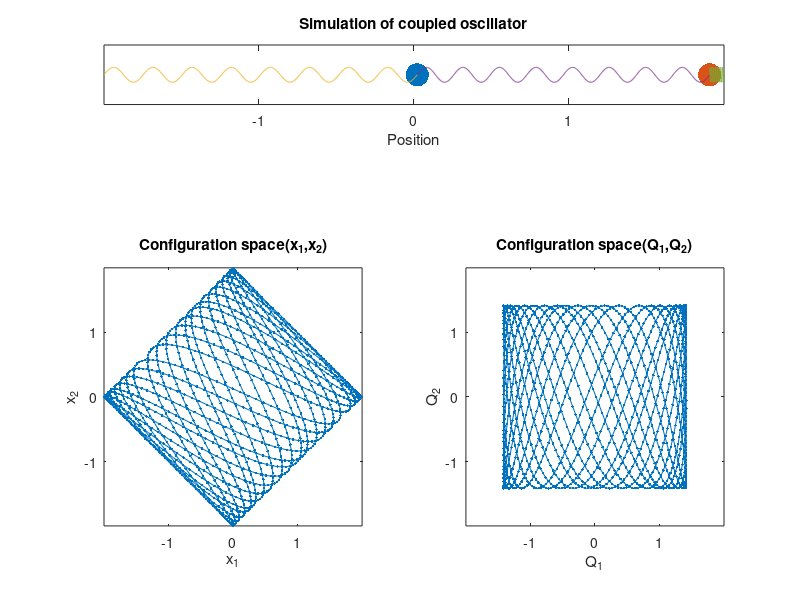

The MATLAB script that drew this image:
m = 1; k1 = 1; k2 = 3; k3 = 1;
epoch = 50; steps = epoch * 30;
tRange = linspace(0, epoch, steps);
x10 = 0; x20 = 2;
A = [(k1 + k2) / m, -k2 / m; -k2 / m, (k3 + k2) / m];
[V, D] = eig(A);
Init = V * [x10; x20];
X10 = Init(1); X20 = Init(2);
Omega1 = sqrt(D(1, 1)); Omega2 = sqrt(D(2, 2));
X1 = X10 * cos(Omega1 * tRange);
X2 = X20 * cos(Omega2 * tRange);
x1 = X1 * V(1, 1) + X2 * V(2, 1);
x2 = X1 * V(1, 2) + X2 * V(2, 2);

bounds = [min([x1, x2]) max([x1, x2]) min([x1, x2]) max([x1, x2])];
springY = .5 * sin(16 * pi * linspace(0, 1, steps));

f = figure;
subplot(5, 2, 1:2);
h1 = plot(x1(1), 0, "marker", ".", 'MarkerSize', 50); hold on;
h2 = plot(x2(1), 0, "marker", ".", 'MarkerSize', 50);
s1 = plot(linspace(min([x1, x2]), x1(1), steps), springY);
s2 = plot(linspace(x1(1), x2(1), steps), springY);
s3 = plot(linspace(x2(1), max([x1, x2]), steps), springY);
title('Simulation of coupled oscillator');
xlabel('Position');
axis(bounds); yticks([]);
subplot(5, 2, [5, 7, 9]);
p1 = plot(0, 0);
title('Configuration space(x_1,x_2)');
xlabel('x_1'); ylabel('x_2');
axis('equal'); axis(bounds);
subplot(5, 2, [6, 8, 10]);
p2 = plot(0, 0);
title('Configuration space(Q_1,Q_2)');
xlabel('Q_1'); ylabel('Q_2');
axis('equal'); axis(bounds);
shg;
pause(1);

for i_ = 1:steps
    set(h1, 'XData', x1(i_));
    set(h2, 'XData', x2(i_));
    set(s1, 'XData', linspace(min([x1, x2]), x1(i_), steps));
    set(s2, 'XData', linspace(x1(i_), x2(i_), steps));
    set(s3, 'XData', linspace(x2(i_), max([x1, x2]), steps));
    set(p1, 'XData', x1(1:i_), 'YData', x2(1:i_));
    set(p2, 'XData', X1(1:i_), 'YData', X2(1:i_));
    pause(0.01)
end

hold off;
